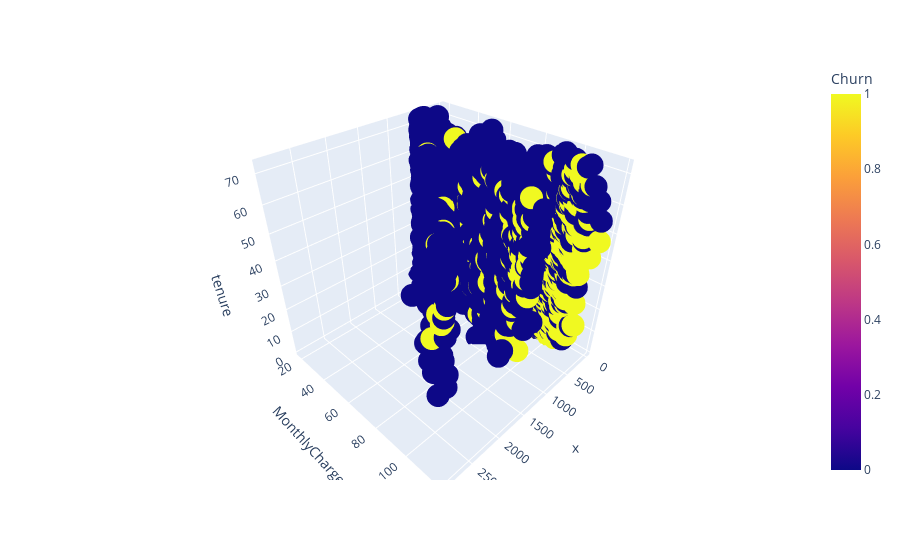

Source (notebook cell):
### Code cell
px.scatter_3d(train_data,x=train_data["TotalCharges"]/train_data['tenure']*train_data["Contract"],y="MonthlyCharges",z="tenure",color="Churn")

### Figure 1 — Plotly figure (JSON) as saved in the notebook; plotly's stock layout.template omitted (floating-point values rounded to 4 significant figures; data arrays with more than 128 entries replaced by an {"elided": "..."} marker saying what was removed)
{"data": [{"hovertemplate": "x=%{x}<br>MonthlyCharges=%{y}<br>tenure=%{z}<br>Churn=%{marker.color}<extra></extra>", "legendgroup": "", "marker": {"color": {"elided": "4907 int values"}, "coloraxis": "coloraxis", "symbol": "circle"}, "mode": "markers", "name": "", "scene": "scene", "showlegend": false, "type": "scatter3d", "x": {"elided": "4907 float values"}, "y": {"elided": "4907 float values"}, "z": {"elided": "4907 int values"}}], "layout": {"coloraxis": {"colorbar": {"title": {"text": "Churn"}}, "colorscale": [[0, "#0d0887"], [0.1111, "#46039f"], [0.2222, "#7201a8"], [0.3333, "#9c179e"], [0.4444, "#bd3786"], [0.5556, "#d8576b"], [0.6667, "#ed7953"], [0.7778, "#fb9f3a"], [0.8889, "#fdca26"], [1, "#f0f921"]]}, "legend": {"tracegroupgap": 0}, "margin": {"t": 60}, "scene": {"domain": {"x": [0, 1], "y": [0, 1]}, "xaxis": {"title": {"text": "x"}}, "yaxis": {"title": {"text": "MonthlyCharges"}}, "zaxis": {"title": {"text": "tenure"}}}}}
